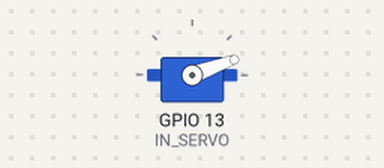
Bench run of a sketch on a simulated ESP32. On the bench: servo.

Above: at 0.05 s.
At 0.15 s:
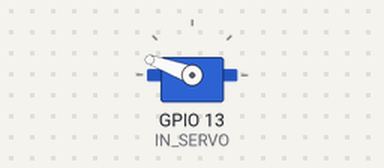
Timing chart, 0 to 3.0 s (numbered marks = the images above):
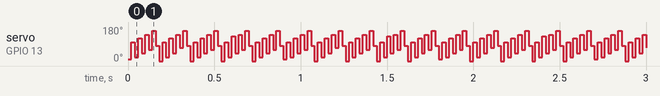

The sketch:

test.ino.ino
```cpp
#include <Stepper.h>
#include <ESP32Servo.h>

#define IN_SERVO 13

Servo servo1;

int servo_deg = 0;

void setup() {
  Serial.begin(115200);
  servo1.attach(IN_SERVO);
}

void loop() {
  servo_deg += 10;
  servo1.write(servo_deg);

  if (servo_deg == 180) {
    servo_deg = 0;
    servo1.write(servo_deg);
  }
}
```
